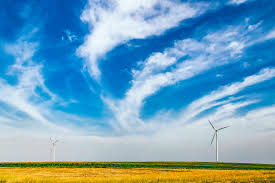
#> input picture images/sky.jpg, 275 x 183 px
$ python find_color2.py --image images/sky.jpg   (Python 2 division)
#> lines starting #> are read from the running program, lines starting #| are printed output that depends on the picture
import cv2
import numpy as np
import matplotlib.pyplot as plt
# from sklearn.cluster import KMeans
import argparse
import colorsys

from PIL import Image

def get_dominant_color(image):
    """
    Find a PIL image's dominant color, returning an (r, g, b) tuple.
    """
    image = image.convert('RGBA')
    # Shrink the image, so we don't spend too long analysing color
    # frequencies. We're not interpolating so should be quick.
    image.thumbnail((200, 200))
    max_score = None
    dominant_color = None

    for count, (r, g, b, a) in image.getcolors(image.size[0] * image.size[1]):
        # Skip 100% transparent pixels
        if a == 0:
            continue
        # Get color saturation, 0-1
        saturation = colorsys.rgb_to_hsv(r / 255.0, g / 255.0, b / 255.0)[1]
        # Calculate luminance - integer YUV conversion from
        # http://en.wikipedia.org/wiki/YUV
        y = min(abs(r * 2104 + g * 4130 + b * 802 + 4096 + 131072) >> 13, 235)
        # Rescale luminance from 16-235 to 0-1
        y = (y - 16.0) / (235 - 16)
        # Ignore the brightest colors
        if y > 0.9:
            continue
        # Calculate the score, preferring highly saturated colors.
        # Add 0.1 to the saturation so we don't completely ignore grayscale
        # colors by multiplying the count by zero, but still give them a low
        # weight.
        score = (saturation + 0.1) * count
        if score > max_score:
            max_score = score
            dominant_color = (b, g, r)
    return dominant_color


ap = argparse.ArgumentParser()
ap.add_argument("-i", "--image", required = True, help = "Path to the image")
args = vars(ap.parse_args())

cv_img = cv2.imread(args["image"])
#> cv_img is the input picture: shape (183, 275, 3); mean B, G, R 188, 163.7, 113.9

crop_param = 4
height, width = cv_img.shape[0], cv_img.shape[1]
#> height = 183; width = 275
center = height/2, width/2
#> center = (91, 137)

print center[0]
#| 91
print center[1]
#| 137

top = center[0] - height/crop_param
#> top = 46
bottom = center[0]
#> bottom = 91

left = center[1] - width/crop_param
#> left = 69
right = center[1] + width/crop_param
#> right = 205

cropped_img = cv_img[top:bottom, left:right]
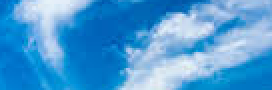
#> cropped_img: shape (45, 136, 3) (shown 2 times larger); mean B, G, R 213.8, 157, 77.6

pil_img = Image.fromarray(cv2.cvtColor(cropped_img, cv2.COLOR_BGR2RGB))

# img = Image.open(args["image"])

dominant_color = get_dominant_color(pil_img)
#> the loop in get_dominant_color, `for count, (r, g, b, a) in image.getcolors(image.size[0] * image.size[..` made 1 pass
#> (count, r, g, b, a, saturation, y, score) on pass 1: (1, 180, 214, 239, 255, 0.247, 0.813, 0.347)
#> (the run stopped early here; a loop or call above may not have finished)
